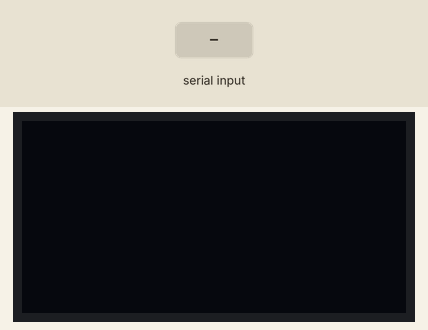
The sketch below on a simulated Arduino Uno, built with avr-gcc and run on an emulated ATmega328P. Shown: 128×64 one-colour display. Inputs (shaded band) come from the test bench.

Above: at 1.2 s.
1.3 s: "1;" received over Serial
At 1.8 s:
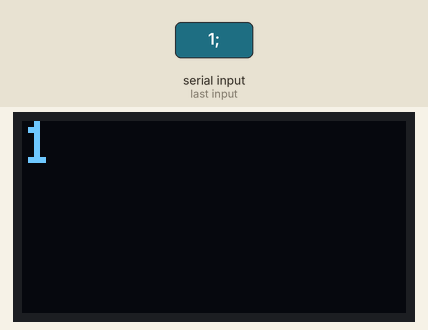
2.8 s: "0;" received over Serial
At 4.0 s:
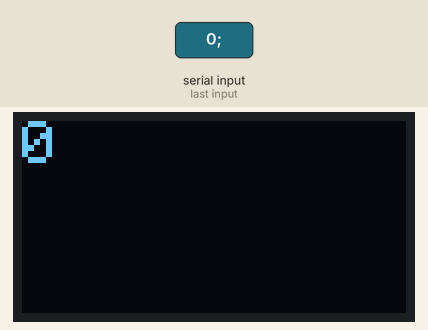
4.3 s: "2;" received over Serial
At 5.3 s:
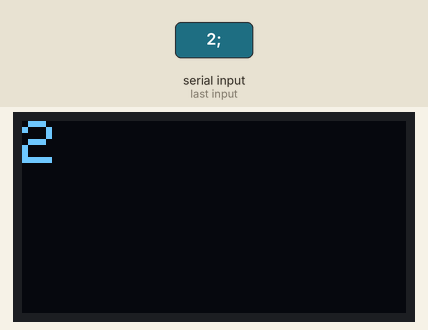
Timing chart, 0 to 7.3 s (numbered marks = the images above; inputs shaded):
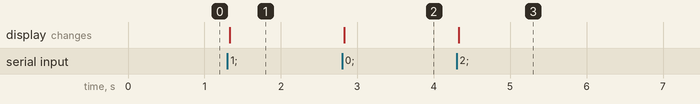

The sketch:

_laptoled_07.ino
```cpp
#include <Wire.h>
#include <Adafruit_GFX.h>
#include <Adafruit_SSD1306.h>
#define SCREEN_WIDTH 128
#define SCREEN_HEIGHT 64
Adafruit_SSD1306 display(SCREEN_WIDTH, SCREEN_HEIGHT);

void setup() {
  // put your setup code here, to run once:
  Serial.begin(9600);
  display.begin(SSD1306_SWITCHCAPVCC, 0x3C);

}

void loop() {
  // put your main code here, to run repeatedly:
  if (Serial.available() > 0) {
    String incomingText = Serial.readStringUntil(';');
    if (incomingText.length() > 0)  {
      display.clearDisplay();
      display.setCursor(0, 0);
      display.setTextSize(2);
      display.setTextColor(SSD1306_WHITE);
      display.println(incomingText);
      display.display();
    }
  }
}
```

Measured:
- after the input at 1.3 s, the display: changes at once (image 1)
- after the input at 2.8 s, the display: changes at once (image 2)
- after the input at 4.3 s, the display: changes at once (image 3)
